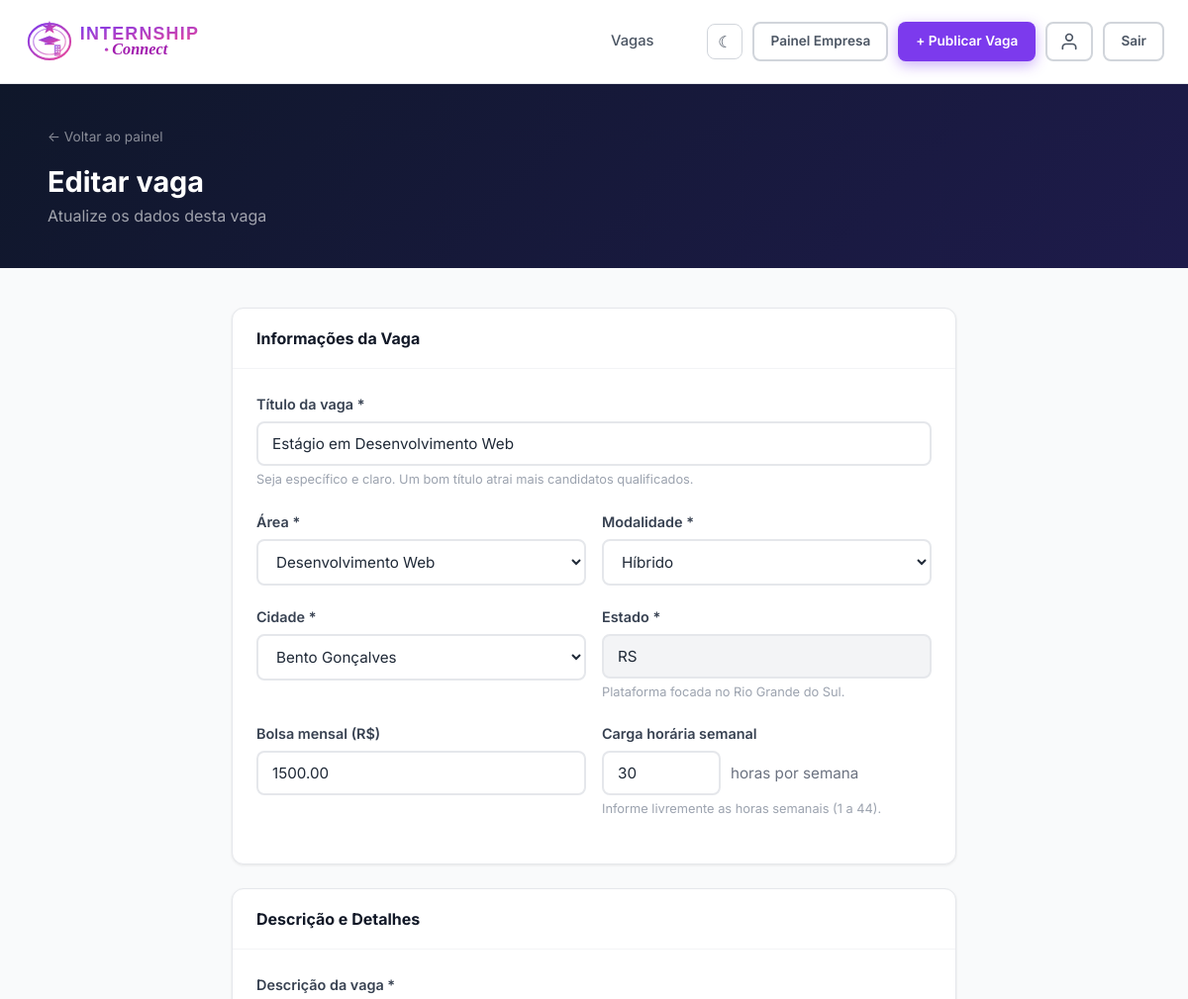
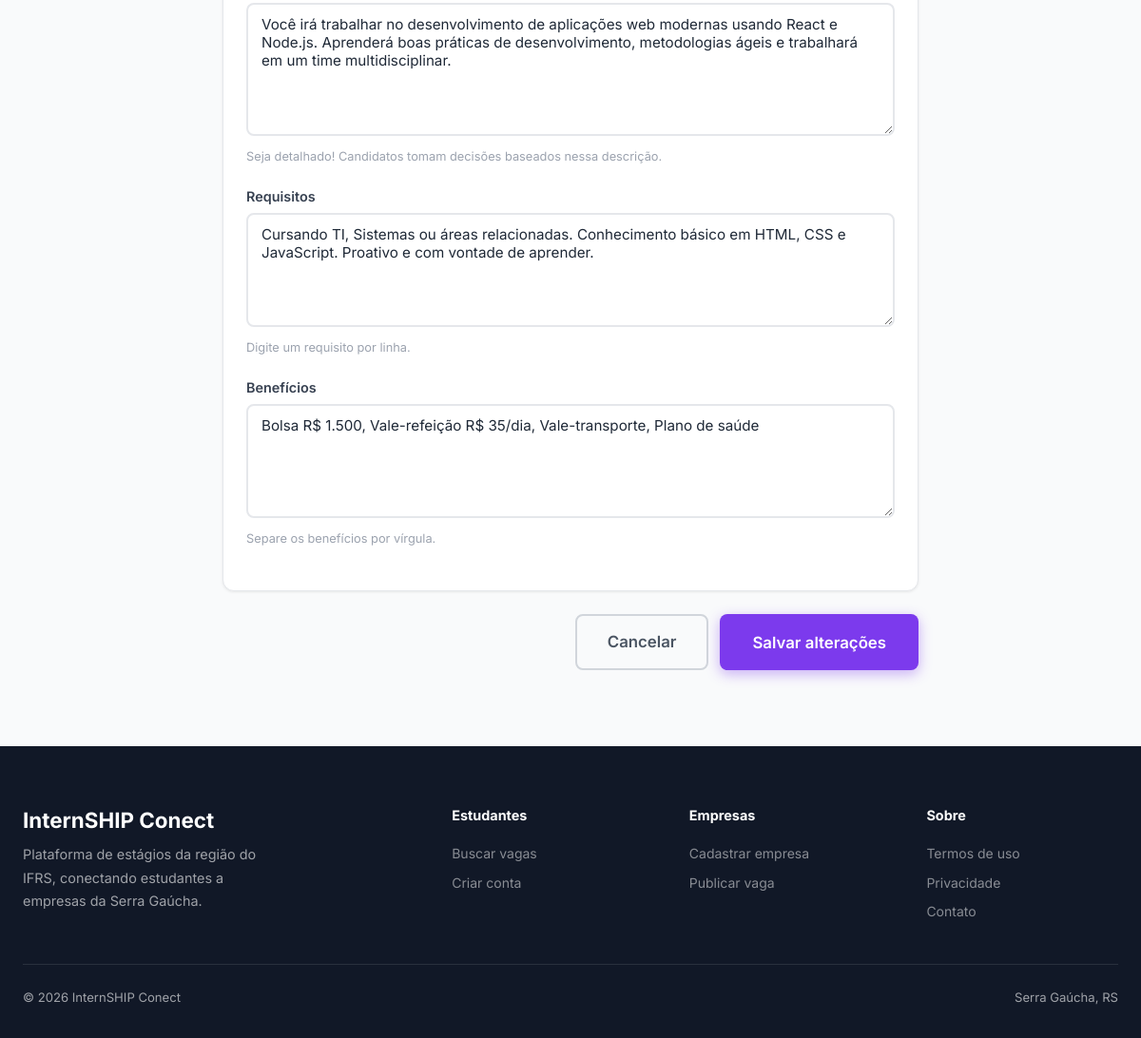
Screenshot of /empresa/publicar.php?id=1 (signed in) with the database file from the repository (2 pictures, top to bottom).
### tables this page shows
CREATE TABLE IF NOT EXISTS vagas (
    id INT AUTO_INCREMENT PRIMARY KEY,
    empresa_id INT NOT NULL,
    titulo VARCHAR(200) NOT NULL,
    descricao TEXT NOT NULL,
    requisitos TEXT,
    beneficios TEXT,
    area VARCHAR(100),
    cidade VARCHAR(100),
    estado CHAR(2),
    modalidade ENUM('presencial','remoto','hibrido') DEFAULT 'presencial',
    bolsa DECIMAL(10,2),
    carga_horaria INT,
    ativa TINYINT(1) DEFAULT 1,
    restrita TINYINT(1) DEFAULT 0,
    motivo_restricao VARCHAR(255) DEFAULT NULL,
    destaque TINYINT(1) DEFAULT 0,
    views INT DEFAULT 0,
    criado_em TIMESTAMP DEFAULT CURRENT_TIMESTAMP,
    FOREIGN KEY (empresa_id) REFERENCES empresas(id) ON DELETE CASCADE
);

### empresa/publicar.php (the view, shortened to what this page needs)
<?php
$db = getDB();
$empresaId = $_SESSION['perfil_id'];
$vagaId = isset($_GET['id']) ? (int)$_GET['id'] : 0;
$vagaExistente = null;
if ($vagaId) {
    $stmt = $db->prepare("SELECT * FROM vagas WHERE id = ? AND empresa_id = ?");
    $stmt->execute([$vagaId, $empresaId]);
    $vagaExistente = $stmt->fetch();
}
$ehEdicao = (bool)$vagaExistente;
$val = function($campo, $padrao = '') use ($vagaExistente) {
    if (isset($_POST[$campo])) return $_POST[$campo];
    if ($vagaExistente && isset($vagaExistente[$campo])) return $vagaExistente[$campo];
    return $padrao;
};
include __DIR__ . '/../includes/header.php';
?>
<div style="background:linear-gradient(135deg,#0F172A,#1E1B4B);padding:40px 24px;">
  <div class="container">
    <a href="/teste/dashboard/empresa.php" style="color:rgba(255,255,255,.5);font-size:.85rem;display:inline-flex;align-items:center;gap:6px;margin-bottom:16px;">
      ← Voltar ao painel
    </a>
    <h1 style="color:#fff;font-size:1.8rem;"><?= $ehEdicao ? 'Editar vaga' : 'Publicar nova vaga' ?></h1>
    <p style="color:rgba(255,255,255,.6);margin-top:4px;">
      <?= $ehEdicao ? 'Atualize os dados desta vaga' : 'Encontre o estagiário ideal para sua equipe' ?>
    </p>
  </div>
</div>
<div class="publish-wrap">
  <form method="POST">
    <div class="card mb-6">
      <div class="card-header"><h3>Informações da Vaga</h3></div>
      <div class="card-body">
        <div class="form-group">
          <label class="form-label">Título da vaga *</label>
          <input type="text" name="titulo" class="form-control" placeholder="Ex: Estágio em Desenvolvimento Web" required value="<?= htmlspecialchars($val('titulo')) ?>">
          <div class="form-hint">Seja específico e claro. Um bom título atrai mais candidatos qualificados.</div>
        </div>
        <div class="form-row">
          <div class="form-group">
            <label class="form-label">Área *</label>
            <select name="area" class="form-control" required>
              <?php foreach (['Desenvolvimento Web','Desenvolvimento Mobile','Data Science','Machine Learning','UX/UI Design','Marketing Digital','Produto','Administração','Finanças','RH','Jurídico','Comunicação','Engenharia','Outro'] as $a): ?>
                <option value="<?= $a ?>" <?= $val('area') === $a ? 'selected' : '' ?>><?= $a ?></option>
              <?php endforeach; ?>
            </select>
          </div>
          <div class="form-group">
            <label class="form-label">Modalidade *</label>
            <select name="modalidade" class="form-control" required>
              <?php $mAtual = $val('modalidade', 'presencial'); ?>
              <option value="hibrido"    <?= $mAtual === 'hibrido'    ? 'selected' : '' ?>>Híbrido</option>
            </select>
          </div>
        </div>
        <div class="form-row">
          <div class="form-group">
            <label class="form-label">Cidade *</label>
            <select name="cidade" class="form-control" required>
              <optgroup label="Destaque">
                <?php foreach (['Bento Gonçalves','Carlos Barbosa','Garibaldi'] as $c): ?>
                  <option value="<?= htmlspecialchars($c) ?>" <?= $val('cidade') === $c ? 'selected' : '' ?> style="color:#7C3AED;font-weight:600;"><?= htmlspecialchars($c) ?></option>
                <?php endforeach; ?>
              </optgroup>
            </select>
          </div>
          <div class="form-group">
            <label class="form-label">Estado *</label>
            <input type="text" name="estado" class="form-control" value="RS" readonly style="background:var(--gray-100);cursor:not-allowed;">
            <div class="form-hint">Plataforma focada no Rio Grande do Sul.</div>
          </div>
        </div>
        <div class="form-row">
          <div class="form-group">
            <label class="form-label">Bolsa mensal (R$)</label>
            <input type="number" name="bolsa" class="form-control" placeholder="1500" min="0" step="50" value="<?= htmlspecialchars($val('bolsa')) ?>">
          </div>
          <div class="form-group">
            <label class="form-label">Carga horária semanal</label>
            <?php $cAtual = (int)$val('carga_horaria', 30); ?>
            <div style="display:flex;align-items:center;gap:10px;">
              <input type="number" name="carga_horaria" class="form-control"
                     min="1" max="44" step="1" value="<?= $cAtual ?>" placeholder="Ex.: 20"
                     style="max-width:120px;" required>
              <span style="color:var(--gray-500);font-size:.95rem;white-space:nowrap;">horas por semana</span>
            </div>
            <div class="form-hint">Informe livremente as horas semanais (1 a 44).</div>
          </div>
        </div>
      </div>
    </div>
    <div class="card mb-6">
      <div class="card-header"><h3>Descrição e Detalhes</h3></div>
      <div class="card-body">
        <div class="form-group">
          <label class="form-label">Descrição da vaga *</label>
          <textarea name="descricao" class="form-control" rows="6" required placeholder="Descreva as responsabilidades, atividades e o que o estagiário vai aprender e fazer no dia a dia..."><?= htmlspecialchars($val('descricao')) ?></textarea>
          <div class="form-hint">Seja detalhado! Candidatos tomam decisões baseados nessa descrição.</div>
        </div>
        <div class="form-group">
          <label class="form-label">Requisitos</label>
          <textarea name="requisitos" class="form-control" rows="4" placeholder="Um requisito por linha:
Cursando Ciência da Computação ou áreas relacionadas
Conhecimento básico em Python
Inglês intermediário"><?= htmlspecialchars($val('requisitos')) ?></textarea>
          <div class="form-hint">Digite um requisito por linha.</div>
        </div>
        <div class="form-group">
          <label class="form-label">Benefícios</label>
          <textarea name="beneficios" class="form-control" rows="3" placeholder="Vale-refeição R$ 35/dia, Vale-transporte, Plano de saúde, Seguro de vida"><?= htmlspecialchars($val('beneficios')) ?></textarea>
          <div class="form-hint">Separe os benefícios por vírgula.</div>
        </div>
      </div>
    </div>
    <div style="display:flex;gap:12px;justify-content:flex-end;">
      <a href="/teste/dashboard/empresa.php" class="btn btn-ghost btn-lg">Cancelar</a>
      <button type="submit" class="btn btn-primary btn-lg">
        <?= $ehEdicao ? 'Salvar alterações' : 'Publicar vaga' ?>
      </button>
    </div>
  </form>
</div>
<?php include __DIR__ . '/../includes/footer.php'; ?>

### assets/css/style.css (style rules this page uses)
:root { --primary: #7C3AED; --primary-light: #A78BFA; --primary-dark: #5B21B6; --secondary: #EC4899; --accent: #10B981; --accent-light: #D1FAE5; --warning: #F59E0B; --danger: #EF4444; --info: #3B82F6; --gray-50: #F9FAFB; --gray-100: #F3F4F6; --gray-200: #E5E7EB; --gray-300: #D1D5DB; --gray-400: #9CA3AF; --gray-500: #6B7280; --gray-600: #4B5563; --gray-700: #374151; --gray-800: #1F2937; --gray-900: #111827; --bg: #ffffff; --bg-soft: #F9FAFB; --surface: #ffffff; --text: #1F2937; --text-soft: #6B7280; --border: #E5E7EB; --navbar-bg: rgba(255,255,255,.92); --radius-sm: 8px; --radius: 12px; --radius-lg: 20px; --radius-xl: 32px; --shadow-sm: 0 1px 3px rgba(0,0,0,.08); --shadow: 0 4px 16px rgba(0,0,0,.10); --shadow-lg: 0 12px 40px rgba(0,0,0,.14); --shadow-xl: 0 24px 64px rgba(0,0,0,.18); --transition: .2s cubic-bezier(.4,0,.2,1); }
*, *::before, *::after { box-sizing: border-box; margin: 0; padding: 0; }
html { scroll-behavior: smooth; }
body { font-family: 'Inter', system-ui, -apple-system, sans-serif; background: var(--gray-50); color: var(--gray-800); line-height: 1.6; min-height: 100vh; }
h1,h2,h3,h4,h5,h6 { font-weight: 700; line-height: 1.25; color: var(--gray-900); }
h1 { font-size: clamp(2rem, 5vw, 3.5rem); }
h3 { font-size: 1.35rem; }
a { color: var(--primary); text-decoration: none; transition: color var(--transition); }
.container { max-width: 1200px; margin: 0 auto; padding: 0 24px; }
.btn { display: inline-flex; align-items: center; gap: 8px; padding: 11px 24px; border-radius: var(--radius-sm); font-size: .95rem; font-weight: 600; border: 2px solid transparent; cursor: pointer; transition: all var(--transition); white-space: nowrap; font-family: inherit; text-decoration: none; }
.btn-primary { background: var(--primary); color: #fff; box-shadow: 0 4px 14px rgba(124,58,237,.4); }
.btn-ghost { background: transparent; color: var(--gray-600); border-color: var(--gray-300); }
.btn-lg { padding: 14px 32px; font-size: 1.05rem; }
.form-group { margin-bottom: 20px; }
.form-label { display: block; font-weight: 600; font-size: .9rem; color: var(--gray-700); margin-bottom: 6px; }
.form-control { width: 100%; padding: 11px 14px; border-radius: var(--radius-sm); border: 2px solid var(--gray-200); background: #fff; font-size: .95rem; color: var(--gray-800); font-family: inherit; transition: border-color var(--transition), box-shadow var(--transition); }
.form-control::placeholder { color: var(--gray-400); }
textarea.form-control { resize: vertical; min-height: 120px; }
select.form-control { cursor: pointer; }
.form-row { display: grid; grid-template-columns: 1fr 1fr; gap: 16px; }
.form-hint { font-size: .8rem; color: var(--gray-400); margin-top: 4px; }
.card { background: #fff; border-radius: var(--radius); border: 1px solid var(--gray-200); box-shadow: var(--shadow-sm); }
.card-header { padding: 20px 24px; border-bottom: 1px solid var(--gray-100); display: flex; align-items: center; justify-content: space-between; }
.card-header h3 { font-size: 1rem; font-weight: 700; }
.card-body { padding: 24px; }
.publish-wrap { max-width: 780px; margin: 0 auto; padding: 40px 24px 80px; }
.mb-6 { margin-bottom: 24px; }

### rows the page displays
vagas: titulo "Estágio em Desenvolvimento Web", area "Desenvolvimento Web", modalidade "Híbrido", cidade "Bento Gonçalves", bolsa "1500.00", carga_horaria "30", descricao "Você irá trabalhar no desenvolvimento de aplicações web modernas usando React e Node.js. Aprenderá boas práticas de desenvolvimento, metodologias ágeis e trabalhará em um time multidisciplinar.", requisitos "Cursando TI, Sistemas ou áreas relacionadas. Conhecimento básico em HTML, CSS e JavaScript. Proativo e com vontade de aprender.", beneficios "Bolsa R$ 1.500, Vale-refeição R$ 35/dia, Vale-transporte, Plano de saúde"
